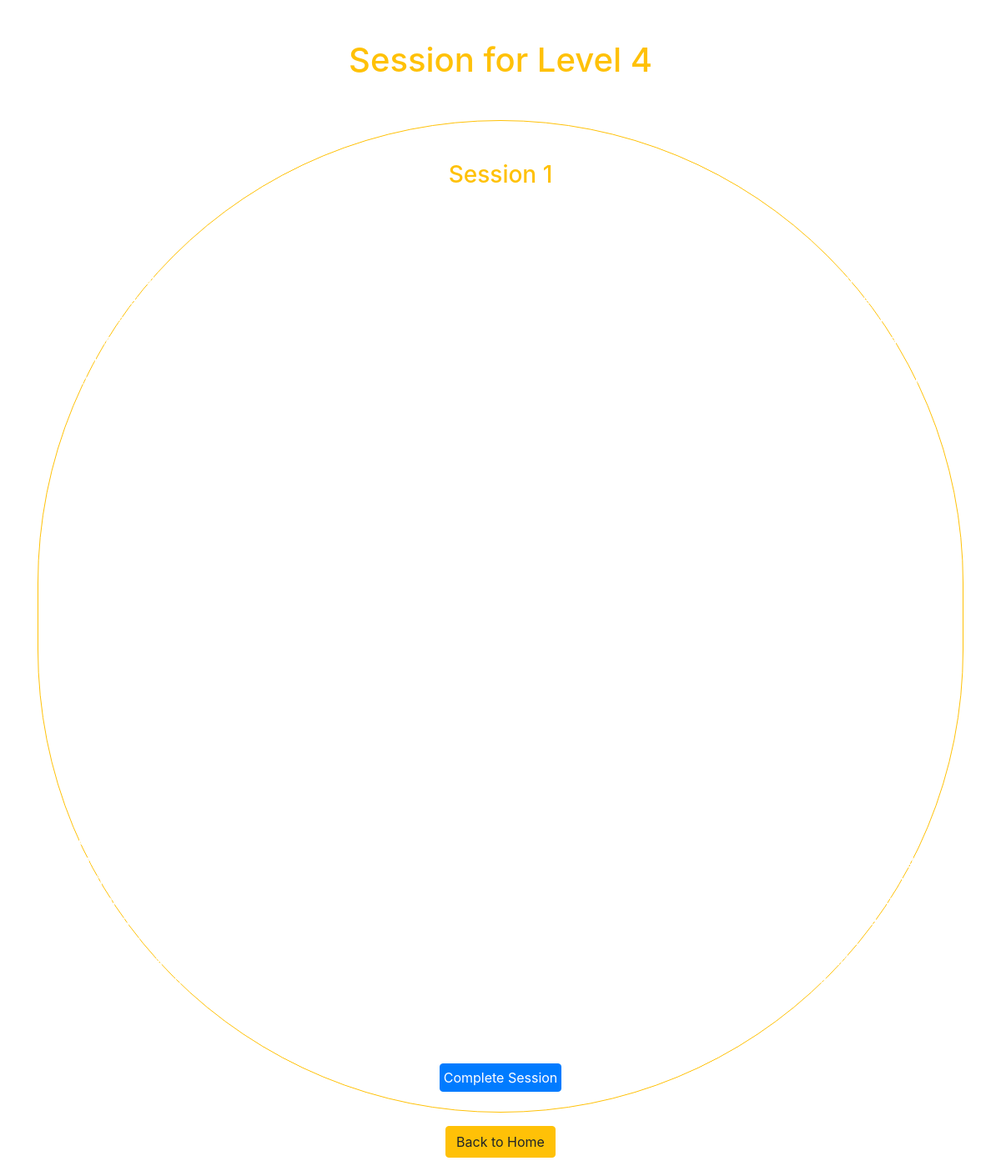
Page /game/session.php?level_id=4&session_id=17 (signed in) on the committed database.
### tables this page shows
CREATE TABLE `sessions` (
  `id` int(11) NOT NULL,
  `level_id` int(11) NOT NULL,
  `session_number` int(11) NOT NULL,
  `content` text NOT NULL,
  `is_completed` tinyint(1) DEFAULT 0,
  `user_id` int(11) DEFAULT NULL,
  `completed_at` timestamp NULL DEFAULT NULL,
  `coins_awarded` int(11) DEFAULT 0
);

### game/session.php (the view, shortened to what this page needs)
<?php
require_once('../connection.php');
$level_id = $_GET['level_id'];
$session_id = $_GET['session_id'];
$query = "SELECT * FROM sessions WHERE level_id = :level_id AND id = :session_id";
$stmt = $connection->prepare($query);
$stmt->bindParam(':level_id', $level_id);
$stmt->bindParam(':session_id', $session_id);
$stmt->execute();
$session = $stmt->fetch(PDO::FETCH_ASSOC);
?>
<!DOCTYPE html>
<html lang="en">
<head>
    <link rel="stylesheet" href="https://maxcdn.bootstrapcdn.com/bootstrap/4.5.2/css/bootstrap.min.css">
</head>
<body>
    <video autoplay muted loop id="myVideo">
        <source src="../vids/background-vid.mp4" type="video/mp4">
    </video>
    <div class="container">
        <h1 class="text-center text-warning m-5">Session for Level <?= htmlspecialchars($level_id); ?></h1>
        <div class="session border border-warning rounded-pill">
            <h3 class="text-center text-warning mt-5">Session <?= htmlspecialchars($session['session_number']); ?></h3>
            <p class="text-white mt-5 p-5"><?= htmlspecialchars($session['content']); ?></p>
            <?php if ($session['is_completed']): ?>
                <p class="text-success text-center">You have completed this session.</p>
            <?php else: ?>
                <form method="POST" action="">
                    <center>
                        <button type="submit" class="btn btn-primary p-1 m-4">Complete Session</button>
                    </center>
                </form>
            <?php endif; ?>
        </div>
    </div>
    <center>
        <a href="game.php" class="btn btn-warning m-3">Back to Home</a>
    </center>
</body>
</html>

### game/session.php (style rules this page uses)
#myVideo { position: fixed; right: 0; bottom: 0; min-width: 100%; min-height: 100%; z-index: -100; }

### rows in the picture
sessions: session_number "1", content "First Session: Vision Astronomy starts with vision. That's not just because optical Astronomy is still the primary way we learn about the universe, but because we have to see the universe. Astronomy is based on observation as is most science. It's how we see the universe with our eyes or with telescopes. And astronomy, like most scientists starts with observations of patterns and the natural world. That's something that's built into everyone. Humans are built to recognize patterns, whether it was a way of avoiding predation when we were hunter gatherers or a way of identifying food sources with the changing seasons. We're built to recognize patterns. We're really good at it. It has a…"

### other values in the picture
$level_id "4"
